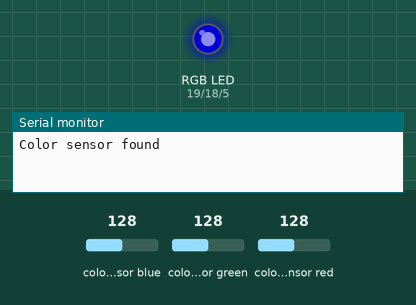
A sketch run on a simulated Arduino Uno, built with avr-gcc and run on an emulated ATmega328P. On the bench: an RGB LED mixed from three pins (HIGH = lit), the last lines printed to the serial monitor. The test bench sets the inputs (shaded band); at power-on: colour sensor blue 128, colour sensor green 128, colour sensor red 128. Dim RGB values are drawn brighter than linear; random numbers use the default seed unless the sketch sets one.

Above: at 0.1 s.
At 10.2 s:
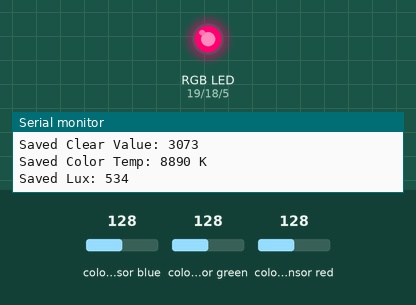
At 30.5 s:
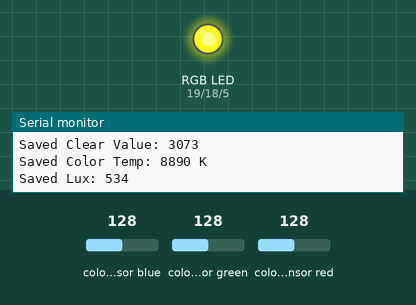
Timing chart, 0 to 32.0 s (numbered marks = the images above):
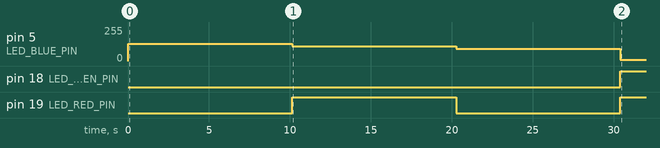

The sketch:

led_cloursensor_save.ino
```cpp
#include <Wire.h>
#include "Adafruit_TCS34725.h"

#define LED_RED_PIN    19 // GPIO23
#define LED_GREEN_PIN  18 // GPIO22
#define LED_BLUE_PIN   5  // GPIO21

int currentLedRed, currentLedGreen, currentLedBlue; // Current LED color components
int savedSensorRed, savedSensorGreen, savedSensorBlue, savedClear; // Saved sensor readings
int savedColorTemp, savedLux; // Saved color temperature and lux readings

Adafruit_TCS34725 tcs = Adafruit_TCS34725(TCS34725_INTEGRATIONTIME_154MS, TCS34725_GAIN_60X);

void setLEDColor(int red, int green, int blue) {
  analogWrite(LED_RED_PIN, red);
  analogWrite(LED_GREEN_PIN, green);
  analogWrite(LED_BLUE_PIN, blue);
}

void setup(void) {
  Serial.begin(9600);

  pinMode(LED_RED_PIN, OUTPUT);
  pinMode(LED_GREEN_PIN, OUTPUT);
  pinMode(LED_BLUE_PIN, OUTPUT);

  if (tcs.begin()) {
    Serial.println("Color sensor found");
  } else {
    Serial.println("Color sensor not detected. Please check connections");
    while (1);
  }

  // Initialize random seed
  randomSeed(analogRead(0));
}

void loop(void) {
  unsigned long startTime = millis();
  bool printed = false; // Flag to print the values once

  while (millis() - startTime < 10000) { // Total loop time of 10 seconds
    // Generate random values for LED R, G, and B components
    currentLedRed = random(256); // Random value between 0 and 255 for Red
    currentLedGreen = random(256); // Random value between 0 and 255 for Green
    currentLedBlue = random(256); // Random value between 0 and 255 for Blue

    // Set the LED color to the random R, G, B values
    setLEDColor(currentLedRed, currentLedGreen, currentLedBlue);

    delay(3000); // Keep the color for 3 seconds

    uint16_t sensorRed, sensorGreen, sensorBlue, clear, colorTemp, lux;

    tcs.getRawData(&sensorRed, &sensorGreen, &sensorBlue, &clear);
    colorTemp = tcs.calculateColorTemperature(sensorRed, sensorGreen, sensorBlue);
    lux = tcs.calculateLux(sensorRed, sensorGreen, sensorBlue);

    // Store the sensor data as the saved values
    savedSensorRed = sensorRed;
    savedSensorGreen = sensorGreen;
    savedSensorBlue = sensorBlue;
    savedClear = clear;
    savedColorTemp = colorTemp;
    savedLux = lux;

    delay(7000); // Wait for 7 seconds for sensor data

    if (!printed) {
      Serial.print("Saved LED Colors - R: ");
      Serial.print(currentLedRed);
      Serial.print(" G: ");
      Serial.print(currentLedGreen);
      Serial.print(" B: ");
      Serial.println(currentLedBlue);

      Serial.print("Saved Sensor RGB - R: ");
      Serial.print(savedSensorRed);
      Serial.print(" G: ");
      Serial.print(savedSensorGreen);
      Serial.print(" B: ");
      Serial.println(savedSensorBlue);

      Serial.print("Saved Clear Value: ");
      Serial.println(savedClear);

      Serial.print("Saved Color Temp: ");
      Serial.print(savedColorTemp);
      Serial.println(" K");

      Serial.print("Saved Lux: ");
      Serial.println(savedLux);

      printed = true;
    }
  }
}
```

Measured:
- by itself, pin 5 (LED_BLUE_PIN): 0/255 → 130/255 at 0.00 s, → 112/255 10.1 s later, → 91/255 10.1 s later, → 9/255 10.1 s later
- by itself, pin 18 (LED_GREEN_PIN): LOW → HIGH at 30.4 s
- by itself, pin 19 (LED_RED_PIN): LOW → HIGH at 10.1 s, → LOW 10.1 s later, → HIGH 10.1 s later
